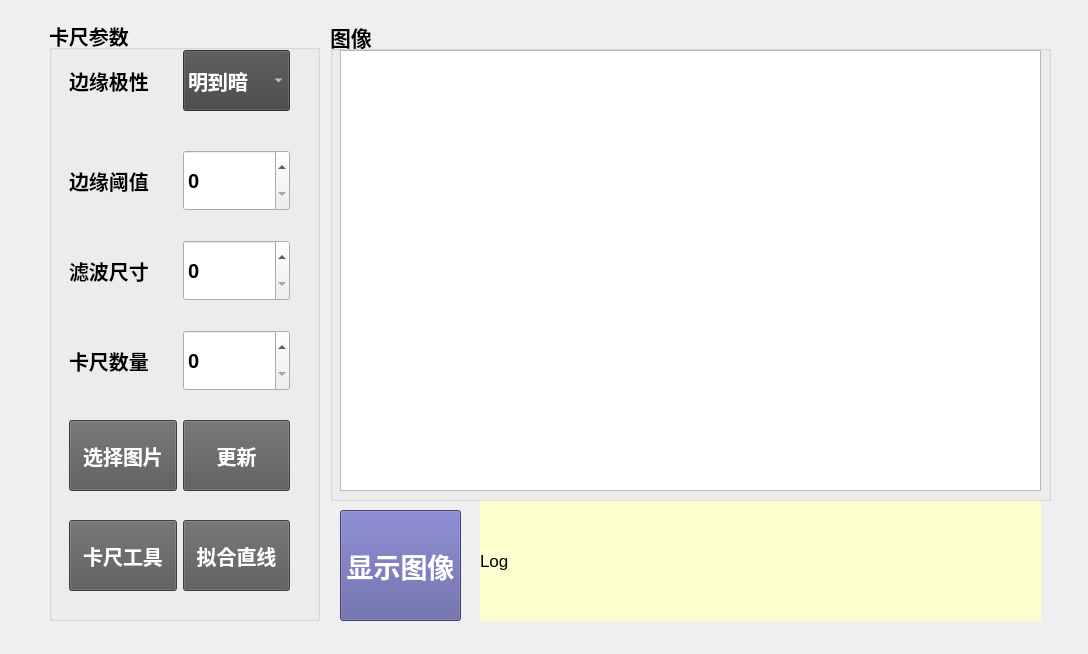
<?xml version="1.0" encoding="UTF-8"?>
<ui version="4.0">
 <class>FinelineForm</class>
 <widget class="QWidget" name="FinelineForm">
  <property name="geometry">
   <rect>
    <x>0</x>
    <y>0</y>
    <width>1088</width>
    <height>654</height>
   </rect>
  </property>
  <property name="windowTitle">
   <string>Form</string>
  </property>
  <widget class="QGroupBox" name="groupBox">
   <property name="geometry">
    <rect>
     <x>49</x>
     <y>20</y>
     <width>271</width>
     <height>601</height>
    </rect>
   </property>
   <property name="sizePolicy">
    <sizepolicy hsizetype="Preferred" vsizetype="Preferred">
     <horstretch>0</horstretch>
     <verstretch>0</verstretch>
    </sizepolicy>
   </property>
   <property name="font">
    <font>
     <pointsize>15</pointsize>
     <weight>75</weight>
     <bold>true</bold>
    </font>
   </property>
   <property name="title">
    <string>卡尺参数</string>
   </property>
   <widget class="QWidget" name="horizontalLayoutWidget">
    <property name="geometry">
     <rect>
      <x>20</x>
      <y>30</y>
      <width>221</width>
      <height>61</height>
     </rect>
    </property>
    <layout class="QHBoxLayout" name="horizontalLayout2">
     <item>
      <widget class="QLabel" name="label_2">
       <property name="sizePolicy">
        <sizepolicy hsizetype="Preferred" vsizetype="Preferred">
         <horstretch>0</horstretch>
         <verstretch>0</verstretch>
        </sizepolicy>
       </property>
       <property name="font">
        <font>
         <pointsize>15</pointsize>
         <weight>75</weight>
         <bold>true</bold>
        </font>
       </property>
       <property name="text">
        <string>边缘极性</string>
       </property>
      </widget>
     </item>
     <item>
      <widget class="QComboBox" name="comboBox_edge_polarity">
       <property name="sizePolicy">
        <sizepolicy hsizetype="Preferred" vsizetype="Preferred">
         <horstretch>0</horstretch>
         <verstretch>0</verstretch>
        </sizepolicy>
       </property>
       <property name="font">
        <font>
         <pointsize>15</pointsize>
         <weight>75</weight>
         <bold>true</bold>
        </font>
       </property>
       <property name="styleSheet">
        <string notr="true">background-color: rgb(68, 68, 68);
color: rgb(255, 255, 255);</string>
       </property>
       <item>
        <property name="text">
         <string>明到暗</string>
        </property>
       </item>
       <item>
        <property name="text">
         <string>暗到明</string>
        </property>
       </item>
      </widget>
     </item>
    </layout>
   </widget>
   <widget class="QWidget" name="horizontalLayoutWidget_2">
    <property name="geometry">
     <rect>
      <x>20</x>
      <y>130</y>
      <width>221</width>
      <height>61</height>
     </rect>
    </property>
    <layout class="QHBoxLayout" name="horizontalLayout_3">
     <item>
      <widget class="QLabel" name="label_3">
       <property name="sizePolicy">
        <sizepolicy hsizetype="Preferred" vsizetype="Preferred">
         <horstretch>0</horstretch>
         <verstretch>0</verstretch>
        </sizepolicy>
       </property>
       <property name="font">
        <font>
         <pointsize>15</pointsize>
         <weight>75</weight>
         <bold>true</bold>
        </font>
       </property>
       <property name="text">
        <string>边缘阈值</string>
       </property>
      </widget>
     </item>
     <item>
      <widget class="QSpinBox" name="spinBox_edge_threshold">
       <property name="sizePolicy">
        <sizepolicy hsizetype="Minimum" vsizetype="Preferred">
         <horstretch>0</horstretch>
         <verstretch>0</verstretch>
        </sizepolicy>
       </property>
       <property name="font">
        <font>
         <pointsize>15</pointsize>
         <weight>75</weight>
         <bold>true</bold>
        </font>
       </property>
      </widget>
     </item>
    </layout>
   </widget>
   <widget class="QWidget" name="horizontalLayoutWidget_3">
    <property name="geometry">
     <rect>
      <x>20</x>
      <y>220</y>
      <width>221</width>
      <height>61</height>
     </rect>
    </property>
    <layout class="QHBoxLayout" name="horizontalLayout_4">
     <item>
      <widget class="QLabel" name="label_4">
       <property name="sizePolicy">
        <sizepolicy hsizetype="Preferred" vsizetype="Preferred">
         <horstretch>0</horstretch>
         <verstretch>0</verstretch>
        </sizepolicy>
       </property>
       <property name="font">
        <font>
         <pointsize>15</pointsize>
         <weight>75</weight>
         <bold>true</bold>
        </font>
       </property>
       <property name="text">
        <string>滤波尺寸</string>
       </property>
      </widget>
     </item>
     <item>
      <widget class="QSpinBox" name="spinBox_filter_size">
       <property name="sizePolicy">
        <sizepolicy hsizetype="Minimum" vsizetype="Preferred">
         <horstretch>0</horstretch>
         <verstretch>0</verstretch>
        </sizepolicy>
       </property>
       <property name="font">
        <font>
         <pointsize>15</pointsize>
         <weight>75</weight>
         <bold>true</bold>
        </font>
       </property>
      </widget>
     </item>
    </layout>
   </widget>
   <widget class="QWidget" name="horizontalLayoutWidget_4">
    <property name="geometry">
     <rect>
      <x>20</x>
      <y>310</y>
      <width>221</width>
      <height>61</height>
     </rect>
    </property>
    <layout class="QHBoxLayout" name="horizontalLayout_5">
     <item>
      <widget class="QLabel" name="label_5">
       <property name="sizePolicy">
        <sizepolicy hsizetype="Preferred" vsizetype="Preferred">
         <horstretch>0</horstretch>
         <verstretch>0</verstretch>
        </sizepolicy>
       </property>
       <property name="font">
        <font>
         <pointsize>15</pointsize>
         <weight>75</weight>
         <bold>true</bold>
        </font>
       </property>
       <property name="text">
        <string>卡尺数量</string>
       </property>
      </widget>
     </item>
     <item>
      <widget class="QSpinBox" name="spinBox_caliper_number">
       <property name="sizePolicy">
        <sizepolicy hsizetype="Minimum" vsizetype="Preferred">
         <horstretch>0</horstretch>
         <verstretch>0</verstretch>
        </sizepolicy>
       </property>
       <property name="font">
        <font>
         <pointsize>15</pointsize>
         <weight>75</weight>
         <bold>true</bold>
        </font>
       </property>
      </widget>
     </item>
    </layout>
   </widget>
   <widget class="QWidget" name="horizontalLayoutWidget_5">
    <property name="geometry">
     <rect>
      <x>20</x>
      <y>400</y>
      <width>221</width>
      <height>71</height>
     </rect>
    </property>
    <layout class="QHBoxLayout" name="horizontalLayout_7">
     <item>
      <widget class="QPushButton" name="pushButton_choose_picture">
       <property name="sizePolicy">
        <sizepolicy hsizetype="Minimum" vsizetype="Preferred">
         <horstretch>0</horstretch>
         <verstretch>0</verstretch>
        </sizepolicy>
       </property>
       <property name="font">
        <font>
         <pointsize>15</pointsize>
         <weight>75</weight>
         <bold>true</bold>
        </font>
       </property>
       <property name="styleSheet">
        <string notr="true">background-color: rgb(88, 88, 88);
color: rgb(255, 255, 255);</string>
       </property>
       <property name="text">
        <string>选择图片</string>
       </property>
      </widget>
     </item>
     <item>
      <widget class="QPushButton" name="pushButton_refresh">
       <property name="sizePolicy">
        <sizepolicy hsizetype="Minimum" vsizetype="Preferred">
         <horstretch>0</horstretch>
         <verstretch>0</verstretch>
        </sizepolicy>
       </property>
       <property name="font">
        <font>
         <pointsize>15</pointsize>
         <weight>75</weight>
         <bold>true</bold>
        </font>
       </property>
       <property name="styleSheet">
        <string notr="true">background-color: rgb(88, 88, 88);
color: rgb(255, 255, 255);</string>
       </property>
       <property name="text">
        <string>更新</string>
       </property>
      </widget>
     </item>
    </layout>
   </widget>
   <widget class="QWidget" name="horizontalLayoutWidget_6">
    <property name="geometry">
     <rect>
      <x>20</x>
      <y>500</y>
      <width>221</width>
      <height>71</height>
     </rect>
    </property>
    <layout class="QHBoxLayout" name="horizontalLayout_8">
     <item>
      <widget class="QPushButton" name="pushButton_caliberline">
       <property name="sizePolicy">
        <sizepolicy hsizetype="Minimum" vsizetype="Preferred">
         <horstretch>0</horstretch>
         <verstretch>0</verstretch>
        </sizepolicy>
       </property>
       <property name="font">
        <font>
         <pointsize>15</pointsize>
         <weight>75</weight>
         <bold>true</bold>
        </font>
       </property>
       <property name="styleSheet">
        <string notr="true">background-color: rgb(88, 88, 88);
color: rgb(255, 255, 255);</string>
       </property>
       <property name="text">
        <string>卡尺工具</string>
       </property>
      </widget>
     </item>
     <item>
      <widget class="QPushButton" name="pushButton_findline">
       <property name="sizePolicy">
        <sizepolicy hsizetype="Minimum" vsizetype="Preferred">
         <horstretch>0</horstretch>
         <verstretch>0</verstretch>
        </sizepolicy>
       </property>
       <property name="font">
        <font>
         <pointsize>15</pointsize>
         <weight>75</weight>
         <bold>true</bold>
        </font>
       </property>
       <property name="styleSheet">
        <string notr="true">background-color: rgb(88, 88, 88);
color: rgb(255, 255, 255);</string>
       </property>
       <property name="text">
        <string>拟合直线</string>
       </property>
      </widget>
     </item>
    </layout>
   </widget>
  </widget>
  <widget class="QPushButton" name="pushButton_3">
   <property name="geometry">
    <rect>
     <x>340</x>
     <y>510</y>
     <width>121</width>
     <height>111</height>
    </rect>
   </property>
   <property name="font">
    <font>
     <pointsize>20</pointsize>
     <weight>75</weight>
     <bold>true</bold>
    </font>
   </property>
   <property name="styleSheet">
    <string notr="true">background-color: rgb(88, 88, 158);
color: rgb(255, 255, 255);</string>
   </property>
   <property name="text">
    <string>显示图像</string>
   </property>
  </widget>
  <widget class="QLabel" name="label_string">
   <property name="geometry">
    <rect>
     <x>480</x>
     <y>500</y>
     <width>561</width>
     <height>121</height>
    </rect>
   </property>
   <property name="font">
    <font>
     <pointsize>13</pointsize>
    </font>
   </property>
   <property name="styleSheet">
    <string notr="true">background-color: rgb(250, 255, 205);</string>
   </property>
   <property name="text">
    <string>Log</string>
   </property>
  </widget>
  <widget class="QGroupBox" name="groupBox_2">
   <property name="geometry">
    <rect>
     <x>330</x>
     <y>20</y>
     <width>721</width>
     <height>481</height>
    </rect>
   </property>
   <property name="font">
    <font>
     <pointsize>16</pointsize>
     <weight>75</weight>
     <bold>true</bold>
    </font>
   </property>
   <property name="title">
    <string>图像</string>
   </property>
   <widget class="myqgraphicsview" name="graphicsView">
    <property name="geometry">
     <rect>
      <x>10</x>
      <y>30</y>
      <width>701</width>
      <height>441</height>
     </rect>
    </property>
    <property name="whatsThis">
     <string>&lt;html&gt;&lt;head/&gt;&lt;body&gt;&lt;p&gt;aaa&lt;/p&gt;&lt;/body&gt;&lt;/html&gt;</string>
    </property>
   </widget>
  </widget>
 </widget>
 <customwidgets>
  <customwidget>
   <class>myqgraphicsview</class>
   <extends>QGraphicsView</extends>
   <header>myqgraphicsview.h</header>
  </customwidget>
 </customwidgets>
 <resources/>
 <connections/>
</ui>
